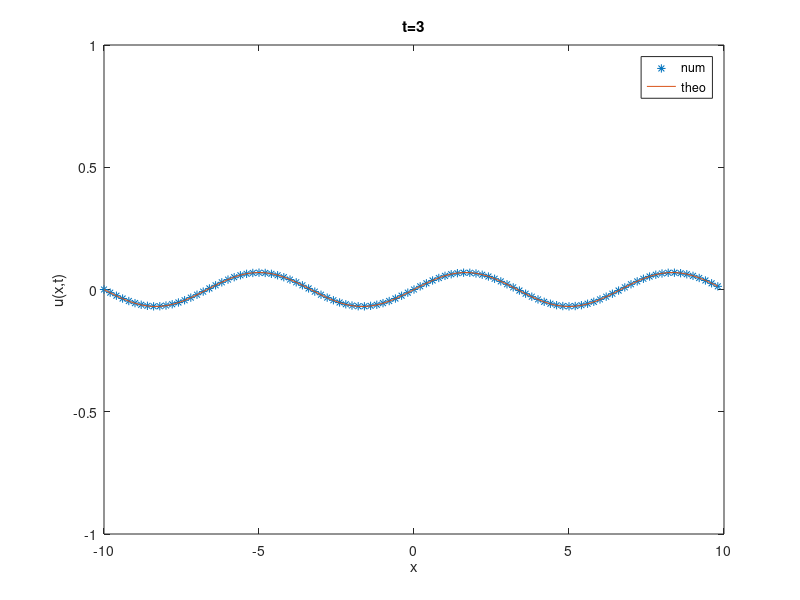

MATLAB code for this plot:
% Numerically integrate heat equation in 1D:
% u_t = D u_xx
% using finite differences in space and RK4 in time
% RCG Jul'24

D=1;     % diffusion coef
L=-10;   % left end of domain
R=+10;   % right end of domain
Nx=100;  % number of points in discrete domain
dt=0.02; % time step
tmax=3;  % max time

%Define discrete domain:
dx=(R-L)/Nx;
x=linspace(L,R-dx,Nx); % remove one dx to make solution periodic on [L,R]
oodx2=1/dx^2;

%Define ICs:
N0=3;         %number of periods in the domain
WL=(R-L)/N0;  % wavelength of IC
k0=2*pi/WL;   % wavenumber of IC
lambda=k0^2;  % exp decay rate for this IC
u0=sin(k0*x); % IC
minu0=min(u0);
maxu0=max(u0);
myax=[L R minu0 maxu0];

%nifty indexing for u_xx:
ip=[2:Nx,1];     % periodic BCs
im=[Nx,1:Nx-1];  % periodic BCs

figure(1);clf
plot(x,u0,'*-')
drawnow

u=u0;
for t=0:dt:tmax
 uxx1=oodx2*(u(im)-2*u+u(ip));
 k1 = D*uxx1;

 u_temp = u+0.5*dt*k1;
 uxx2=oodx2*(u_temp(im)-2*u_temp+u_temp(ip));
 k2 = D*uxx2;

 u_temp = u+0.5*dt*k2;
 uxx3=oodx2*(u_temp(im)-2*u_temp+u_temp(ip));
 k3 = D*uxx3;

 u_temp = u+dt*k3;
 uxx4=oodx2*(u_temp(im)-2*u_temp+u_temp(ip));
 k4 = D*uxx4;

 u=u+(dt/6)*(k1+2*k2+2*k3+k4);
 
 utheo = u0*exp(-lambda*D*t);
 plot(x,u,'*',x,utheo,'-')
 axis(myax)
 xlabel('x'); ylabel('u(x,t)');
 legend('num','theo'); title(['t=',num2str(t)])
 drawnow
end
